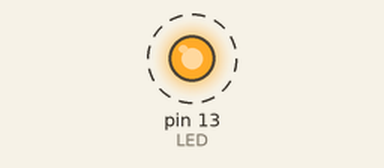
Recording of a sketch running on a simulated Arduino Uno, built with avr-gcc and run on an emulated ATmega328P. Shown: output pins drawn as LEDs (lit = HIGH). Dashed ring = blinking. What the sketch prints to the serial monitor is not drawn.

Above: at 0.2 s.
Timing chart, 0 to 3.0 s (numbered marks = the images above):
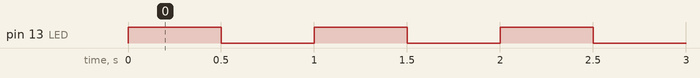

The sketch:

sketch.ino
```cpp
// Blink with a helper defined after use
#define LED 13  /* builtin */

int counter = 0;

void setup() {
  pinMode(LED, OUTPUT);
  Serial.begin(115200);
}

void loop() {
  toggle(500);
  counter++;
  Serial.println(counter);
}

void toggle(int ms) {
  digitalWrite(LED, HIGH);
  delay(ms);
  digitalWrite(LED, LOW);
  delay(ms);
}
```

expected.cpp
```cpp
# 1 "tmpfixture"
#include <Arduino.h>
# 1 "/work/project/src/sketch.ino"

#define LED 13

int counter = 0;
void setup();
void loop();
void toggle(int ms);
#line 6 "/work/project/src/sketch.ino"
void setup() {
  pinMode(LED, OUTPUT);
  Serial.begin(115200);
}

void loop() {
  toggle(500);
  counter++;
  Serial.println(counter);
}

void toggle(int ms) {
  digitalWrite(LED, HIGH);
  delay(ms);
  digitalWrite(LED, LOW);
  delay(ms);
}
```

Measured:
- by itself, pin 13 (LED): alternates HIGH for 0.50 s and LOW for 0.50 s
